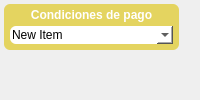
       <widget class="QFrame" name="paymentFR">
        <property name="sizePolicy">
         <sizepolicy hsizetype="Preferred" vsizetype="Fixed">
          <horstretch>0</horstretch>
          <verstretch>0</verstretch>
         </sizepolicy>
        </property>
        <property name="styleSheet">
         <string notr="true">QFrame#paymentFR{background-color:#FFF8D0; border-radius:8;}</string>
        </property>
        <layout class="QHBoxLayout" name="paymentLY">
         <property name="spacing">
          <number>4</number>
         </property>
         <property name="margin">
          <number>4</number>
         </property>
         <item>
          <widget class="QFrame" name="frame">
           <property name="styleSheet">
            <string notr="true">background-color:rgba(0,0,0,0);</string>
           </property>
           <layout class="QVBoxLayout" name="verticalLayout_7">
            <property name="spacing">
             <number>0</number>
            </property>
            <property name="margin">
             <number>0</number>
            </property>
            <item>
             <widget class="QFrame" name="paymentConditionFR">
              <property name="sizePolicy">
               <sizepolicy hsizetype="Preferred" vsizetype="Preferred">
                <horstretch>1</horstretch>
                <verstretch>0</verstretch>
               </sizepolicy>
              </property>
              <property name="maximumSize">
               <size>
                <width>175</width>
                <height>16777215</height>
               </size>
              </property>
              <property name="styleSheet">
               <string notr="true">background-color:#E4D460; border-radius:6;</string>
              </property>
              <layout class="QVBoxLayout" name="verticalLayout_2">
               <property name="spacing">
                <number>4</number>
               </property>
               <property name="leftMargin">
                <number>6</number>
               </property>
               <property name="topMargin">
                <number>4</number>
               </property>
               <property name="rightMargin">
                <number>6</number>
               </property>
               <property name="bottomMargin">
                <number>6</number>
               </property>
               <item>
                <widget class="QLabel" name="paymentConditionLA">
                 <property name="sizePolicy">
                  <sizepolicy hsizetype="Preferred" vsizetype="Fixed">
                   <horstretch>0</horstretch>
                   <verstretch>0</verstretch>
                  </sizepolicy>
                 </property>
                 <property name="font">
                  <font>
                   <weight>75</weight>
                   <bold>true</bold>
                  </font>
                 </property>
                 <property name="styleSheet">
                  <string notr="true">color:#FFFFFF;</string>
                 </property>
                 <property name="text">
                  <string>Condiciones de pago</string>
                 </property>
                 <property name="alignment">
                  <set>Qt::AlignCenter</set>
                 </property>
                 <property name="margin">
                  <number>3</number>
                 </property>
                 <property name="buddy">
                  <cstring>cbCondiciones</cstring>
                 </property>
                </widget>
               </item>
               <item>
                <widget class="CDComboBox" name="cbCondiciones">
                 <property name="sizePolicy">
                  <sizepolicy hsizetype="Preferred" vsizetype="Preferred">
                   <horstretch>0</horstretch>
                   <verstretch>0</verstretch>
                  </sizepolicy>
                 </property>
                 <property name="font">
                  <font>
                   <weight>75</weight>
                   <bold>true</bold>
                  </font>
                 </property>
                 <property name="styleSheet">
                  <string notr="true">background-color:#FFFFFF; border:0;</string>
                 </property>
                 <property name="editable">
                  <bool>true</bool>
                 </property>
                 <property name="frame">
                  <bool>false</bool>
                 </property>
                 <item>
                  <property name="text">
                   <string>New Item</string>
                  </property>
                 </item>
                </widget>
               </item>
              </layout>
             </widget>
            </item>
            <item>
             <widget class="QFrame" name="spacer"/>
            </item>
           </layout>
          </widget>
         </item>
        </layout>
       </widget>
